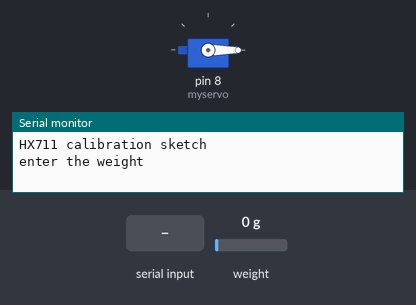
A sketch run on a simulated Arduino Uno, built with avr-gcc and run on an emulated ATmega328P. On the bench: servo, the last lines printed to the serial monitor. The test bench sets the inputs (shaded band); at power-on: weight on the scale 0 g.

Above: at 2.2 s.
2.3 s: "90,45\n" received over Serial
At 4.5 s:
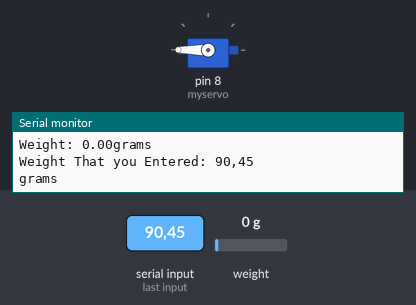
4.9 s: weight on the scale set to 79 g
7.7 s: weight on the scale set to 94 g
At 11.0 s:
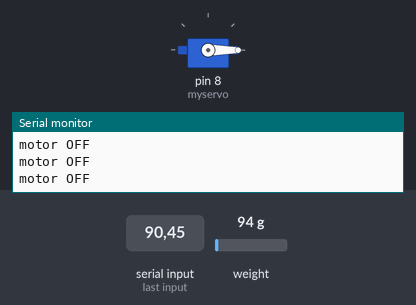
Timing chart, 0 to 12.5 s (numbered marks = the images above; inputs shaded):
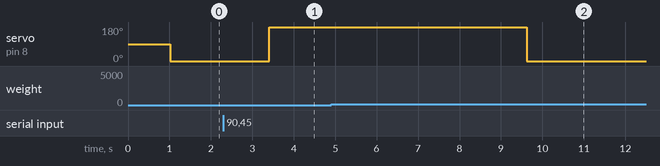

Measured:
- the behaviour switches between 89 and 90 g on weight on the scale (found by bisection; images 1 and 2)
- after the input at 2.3 s, servo on pin 8 (myservo): 0° → 180° after 1.1 s
- after the input at 7.7 s, servo on pin 8 (myservo): 180° → 0° after 1.9 s

The sketch:

servotempo.ino
```cpp
#include "HX711.h"
#include <Servo.h>
Servo myservo;
const int LOADCELL_DOUT_PIN = 6;
const int LOADCELL_SCK_PIN = 7;
HX711 scale;
float calibration_factor = 213; // this calibration factor must be adjusted according to your load cell
float units;
String value = "";
int weight_in_int;
String weight_in_str="";
int pos = 0;


void setup() {
Serial.begin(9600);
scale.begin(LOADCELL_DOUT_PIN, LOADCELL_SCK_PIN);
Serial.println("HX711 calibration sketch");
scale.set_scale(calibration_factor); //Adjust to this calibration factor
scale.tare(); //Reset the scale to 0

myservo.attach(8);
Serial.println("enter the weight");
myservo.write(0);
}


void loop()
{
   myservo.write(0);
while(!Serial.available());
    if(Serial.available())
    {
        weight_in_str = Serial.readString();
        weight_in_int = weight_in_str.toInt();
        Serial.print("input value : ");
        Serial.println(weight_in_int);
        while(!(value == "complete"))
        {
            value = motor_control(weight_in_int);

        }
        value = "";
    }

}


int motor_control(int x)
{
    int pos;
    units = scale.get_units(), 5;
    if(units < x)
    {
        myservo.write(180);
        delay(5);
        Serial.println("motor ON");
   }

   else if(units >= x)
   {
        myservo.write(0);
        delay(5);
        Serial.println("motor OFF");
        return "complete";

   }
 Serial.print("Weight: ");
 Serial.print(units);
 Serial.println("grams");
 Serial.print("Weight That you Entered: ");
 Serial.print(weight_in_str);
 Serial.println("grams");
 delay(3000);
}
```
